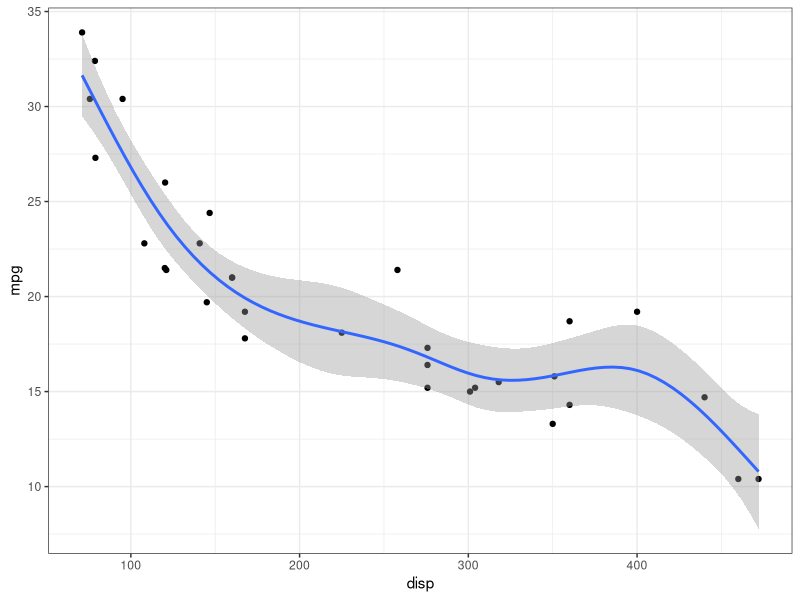

Write the R code that produced this figure.
## ---- chunk 1
knitr::opts_chunk$set(echo = TRUE, 
                      comment = NA, # Required
                      fig.path = "./figures/",  # Store all figures here in relative path (make the folder first)
                      fig.align = "center",
                      fig.width = 7,
                      fig.height = 7,
                      message = FALSE, # Turn off load messages
                      warning = FALSE # Turn off warnings
                      )
## ---- chunk 2
library(mgcv)
library(ggplot2)
## ---- chunk 3
data("iris")
## ---- chunk 4
data("mtcars")
mtcars_gam <- 
  gam(mpg ~ s(disp), data = mtcars, method = "REML")
summary(mtcars_gam)
## ---- chunk 5
ggplot(data = mtcars, aes(x = disp, y = mpg)) +
  theme_bw() + geom_point() +
  geom_smooth(method = "gam", formula = y ~ s(x))
## ---- chunk 6
# df <- read.csv('health_data.csv')
 # show the data
